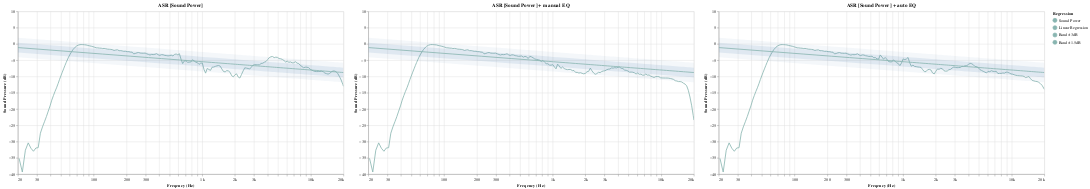

Source (notebook cell):
### Code cell
#which_curve='Listening Window'
which_curve='Sound Power'
reg = graph_regression(df_speaker['CEA2034'].loc[(df_speaker['CEA2034'].Measurements==which_curve)], my_freq_reg_min, 20000)
origin = (graph_freq(df_speaker['CEA2034'].loc[(df_speaker['CEA2034'].Measurements==which_curve)], g_params)+reg).properties(title='ASR [{}]'.format(which_curve))
manual = (graph_freq(spin_manual.loc[(spin_manual.Measurements==which_curve)], g_params)+reg).properties(title='ASR [{}] + manual EQ'.format(which_curve))
auto = (graph_freq(spin_auto.loc[(spin_auto.Measurements==which_curve)], g_params)+reg).properties(title='ASR [{}] + auto EQ'.format(which_curve))
(origin | manual | auto)

### Figure 1 — Vega-Lite specification as saved in the notebook (floating-point values rounded to 4 significant figures; data arrays with more than 128 entries replaced by an {"elided": "..."} marker saying what was removed)
{"config": {"view": {"continuousWidth": 400, "continuousHeight": 300}}, "hconcat": [{"layer": [{"mark": {"type": "circle", "size": 100}, "encoding": {"color": {"type": "nominal", "field": "Measurements", "scale": {"domain": ["Sound Power"], "range": ["#89b5b1"]}, "sort": null}, "opacity": {"condition": {"value": 1, "selection": "selector001"}, "value": 0}, "tooltip": [{"type": "nominal", "field": "Measurements"}, {"type": "quantitative", "field": "Freq"}, {"type": "quantitative", "field": "dB"}], "x": {"type": "quantitative", "field": "Freq", "scale": {"domain": [20, 20000], "type": "log"}}, "y": {"type": "quantitative", "field": "dB", "scale": {"domain": [-40, 10], "zero": false}}}, "selection": {"selector008": {"type": "multi", "fields": ["Measurements"], "bind": "legend"}, "selector009": {"type": "interval", "bind": "scales"}, "selector001": {"type": "single", "nearest": true, "on": "mouseover", "fields": ["Freq"], "empty": "none"}}}, {"mark": "line", "encoding": {"color": {"type": "nominal", "field": "Measurements", "scale": {"domain": ["Sound Power"], "range": ["#89b5b1"]}, "sort": null}, "opacity": {"condition": {"value": 1, "selection": "selector008"}, "value": 0.2}, "x": {"type": "quantitative", "axis": {"format": "s"}, "field": "Freq", "scale": {"base": 10, "domain": [20, 20000], "nice": false, "type": "log"}, "title": "Freqency (Hz)"}, "y": {"type": "quantitative", "field": "dB", "scale": {"domain": [-40, 10], "zero": false}, "title": "Sound Pressure (dB)"}}, "height": 400, "width": 800}, {"layer": [{"mark": {"type": "area", "opacity": 0.06}, "encoding": {"x": {"type": "quantitative", "field": "Freq"}, "y": {"type": "quantitative", "field": "dBm3"}, "y2": {"field": "dBp3"}}, "transform": [{"filter": "datum.Freq>300 & datum.Freq<20000"}, {"on": "Freq", "regression": "dB", "extent": [20, 20000], "method": "log"}, {"calculate": "(datum.dB - 3)", "as": "dBm3"}, {"calculate": "(datum.dB + 3)", "as": "dBp3"}, {"calculate": "\"Band ±3dB\"", "as": "text"}]}, {"mark": {"type": "area", "opacity": 0.12}, "encoding": {"x": {"type": "quantitative", "field": "Freq"}, "y": {"type": "quantitative", "field": "dBm1"}, "y2": {"field": "dBp1"}}, "transform": [{"filter": "datum.Freq>300 & datum.Freq<20000"}, {"on": "Freq", "regression": "dB", "extent": [20, 20000], "method": "log"}, {"calculate": "(datum.dB - 1.5)", "as": "dBm1"}, {"calculate": "(datum.dB + 1.5)", "as": "dBp1"}, {"calculate": "\"Band ±1.5dB\"", "as": "text"}]}, {"mark": {"type": "line", "color": "firebrick"}, "encoding": {"color": {"type": "ordinal", "field": "text", "legend": {"title": "Regression"}, "scale": {"domain": ["Linear Regression", "Band ±3dB", "Band ±1.5dB"], "range": ["firebrick", "blue", "blue"]}}, "x": {"type": "quantitative", "field": "Freq"}, "y": {"type": "quantitative", "axis": {"title": "Sound Pressure (dB)"}, "field": "dB"}}, "transform": [{"filter": "datum.Freq>300 & datum.Freq<20000"}, {"on": "Freq", "regression": "dB", "extent": [20, 20000], "method": "log"}, {"calculate": "\"Linear Regression\"", "as": "text"}]}], "data": {"name": "data-215fb4029dda2bdb5445c531771b1b12"}}], "data": {"name": "data-215fb4029dda2bdb5445c531771b1b12"}, "title": "ASR [Sound Power]"}, {"layer": [{"mark": {"type": "circle", "size": 100}, "encoding": {"color": {"type": "nominal", "field": "Measurements", "scale": {"domain": ["Sound Power"], "range": ["#89b5b1"]}, "sort": null}, "opacity": {"condition": {"value": 1, "selection": "selector001"}, "value": 0}, "tooltip": [{"type": "nominal", "field": "Measurements"}, {"type": "quantitative", "field": "Freq"}, {"type": "quantitative", "field": "dB"}], "x": {"type": "quantitative", "field": "Freq", "scale": {"domain": [20, 20000], "type": "log"}}, "y": {"type": "quantitative", "field": "dB", "scale": {"domain": [-40, 10], "zero": false}}}, "selection": {"selector010": {"type": "multi", "fields": ["Measurements"], "bind": "legend"}, "selector011": {"type": "interval", "bind": "scales"}, "selector001": {"type": "single", "nearest": true, "on": "mouseover", "fields": ["Freq"], "empty": "none"}}}, {"mark": "line", "encoding": {"color": {"type": "nominal", "field": "Measurements", "scale": {"domain": ["Sound Power"], "range": ["#89b5b1"]}, "sort": null}, "opacity": {"condition": {"value": 1, "selection": "selector010"}, "value": 0.2}, "x": {"type": "quantitative", "axis": {"format": "s"}, "field": "Freq", "scale": {"base": 10, "domain": [20, 20000], "nice": false, "type": "log"}, "title": "Freqency (Hz)"}, "y": {"type": "quantitative", "field": "dB", "scale": {"domain": [-40, 10], "zero": false}, "title": "Sound Pressure (dB)"}}, "height": 400, "width": 800}, {"layer": [{"mark": {"type": "area", "opacity": 0.06}, "encoding": {"x": {"type": "quantitative", "field": "Freq"}, "y": {"type": "quantitative", "field": "dBm3"}, "y2": {"field": "dBp3"}}, "transform": [{"filter": "datum.Freq>300 & datum.Freq<20000"}, {"on": "Freq", "regression": "dB", "extent": [20, 20000], "method": "log"}, {"calculate": "(datum.dB - 3)", "as": "dBm3"}, {"calculate": "(datum.dB + 3)", "as": "dBp3"}, {"calculate": "\"Band ±3dB\"", "as": "text"}]}, {"mark": {"type": "area", "opacity": 0.12}, "encoding": {"x": {"type": "quantitative", "field": "Freq"}, "y": {"type": "quantitative", "field": "dBm1"}, "y2": {"field": "dBp1"}}, "transform": [{"filter": "datum.Freq>300 & datum.Freq<20000"}, {"on": "Freq", "regression": "dB", "extent": [20, 20000], "method": "log"}, {"calculate": "(datum.dB - 1.5)", "as": "dBm1"}, {"calculate": "(datum.dB + 1.5)", "as": "dBp1"}, {"calculate": "\"Band ±1.5dB\"", "as": "text"}]}, {"mark": {"type": "line", "color": "firebrick"}, "encoding": {"color": {"type": "ordinal", "field": "text", "legend": {"title": "Regression"}, "scale": {"domain": ["Linear Regression", "Band ±3dB", "Band ±1.5dB"], "range": ["firebrick", "blue", "blue"]}}, "x": {"type": "quantitative", "field": "Freq"}, "y": {"type": "quantitative", "axis": {"title": "Sound Pressure (dB)"}, "field": "dB"}}, "transform": [{"filter": "datum.Freq>300 & datum.Freq<20000"}, {"on": "Freq", "regression": "dB", "extent": [20, 20000], "method": "log"}, {"calculate": "\"Linear Regression\"", "as": "text"}]}], "data": {"name": "data-215fb4029dda2bdb5445c531771b1b12"}}], "data": {"name": "data-f57cb8e783d226ab1649fe5de9c05d10"}, "title": "ASR [Sound Power] + manual EQ"}, {"layer": [{"mark": {"type": "circle", "size": 100}, "encoding": {"color": {"type": "nominal", "field": "Measurements", "scale": {"domain": ["Sound Power"], "range": ["#89b5b1"]}, "sort": null}, "opacity": {"condition": {"value": 1, "selection": "selector001"}, "value": 0}, "tooltip": [{"type": "nominal", "field": "Measurements"}, {"type": "quantitative", "field": "Freq"}, {"type": "quantitative", "field": "dB"}], "x": {"type": "quantitative", "field": "Freq", "scale": {"domain": [20, 20000], "type": "log"}}, "y": {"type": "quantitative", "field": "dB", "scale": {"domain": [-40, 10], "zero": false}}}, "selection": {"selector012": {"type": "multi", "fields": ["Measurements"], "bind": "legend"}, "selector013": {"type": "interval", "bind": "scales"}, "selector001": {"type": "single", "nearest": true, "on": "mouseover", "fields": ["Freq"], "empty": "none"}}}, {"mark": "line", "encoding": {"color": {"type": "nominal", "field": "Measurements", "scale": {"domain": ["Sound Power"], "range": ["#89b5b1"]}, "sort": null}, "opacity": {"condition": {"value": 1, "selection": "selector012"}, "value": 0.2}, "x": {"type": "quantitative", "axis": {"format": "s"}, "field": "Freq", "scale": {"base": 10, "domain": [20, 20000], "nice": false, "type": "log"}, "title": "Freqency (Hz)"}, "y": {"type": "quantitative", "field": "dB", "scale": {"domain": [-40, 10], "zero": false}, "title": "Sound Pressure (dB)"}}, "height": 400, "width": 800}, {"layer": [{"mark": {"type": "area", "opacity": 0.06}, "encoding": {"x": {"type": "quantitative", "field": "Freq"}, "y": {"type": "quantitative", "field": "dBm3"}, "y2": {"field": "dBp3"}}, "transform": [{"filter": "datum.Freq>300 & datum.Freq<20000"}, {"on": "Freq", "regression": "dB", "extent": [20, 20000], "method": "log"}, {"calculate": "(datum.dB - 3)", "as": "dBm3"}, {"calculate": "(datum.dB + 3)", "as": "dBp3"}, {"calculate": "\"Band ±3dB\"", "as": "text"}]}, {"mark": {"type": "area", "opacity": 0.12}, "encoding": {"x": {"type": "quantitative", "field": "Freq"}, "y": {"type": "quantitative", "field": "dBm1"}, "y2": {"field": "dBp1"}}, "transform": [{"filter": "datum.Freq>300 & datum.Freq<20000"}, {"on": "Freq", "regression": "dB", "extent": [20, 20000], "method": "log"}, {"calculate": "(datum.dB - 1.5)", "as": "dBm1"}, {"calculate": "(datum.dB + 1.5)", "as": "dBp1"}, {"calculate": "\"Band ±1.5dB\"", "as": "text"}]}, {"mark": {"type": "line", "color": "firebrick"}, "encoding": {"color": {"type": "ordinal", "field": "text", "legend": {"title": "Regression"}, "scale": {"domain": ["Linear Regression", "Band ±3dB", "Band ±1.5dB"], "range": ["firebrick", "blue", "blue"]}}, "x": {"type": "quantitative", "field": "Freq"}, "y": {"type": "quantitative", "axis": {"title": "Sound Pressure (dB)"}, "field": "dB"}}, "transform": [{"filter": "datum.Freq>300 & datum.Freq<20000"}, {"on": "Freq", "regression": "dB", "extent": [20, 20000], "method": "log"}, {"calculate": "\"Linear Regression\"", "as": "text"}]}], "data": {"name": "data-215fb4029dda2bdb5445c531771b1b12"}}], "data": {"name": "data-51274d0e8fd3fe76bbb167ba952264ff"}, "title": "ASR [Sound Power] + auto EQ"}], "$schema": "https://vega.github.io/schema/vega-lite/v4.8.1.json", "datasets": {"data-215fb4029dda2bdb5445c531771b1b12": {"elided": "194 records"}, "data-f57cb8e783d226ab1649fe5de9c05d10": {"elided": "194 records"}, "data-51274d0e8fd3fe76bbb167ba952264ff": {"elided": "194 records"}}}
